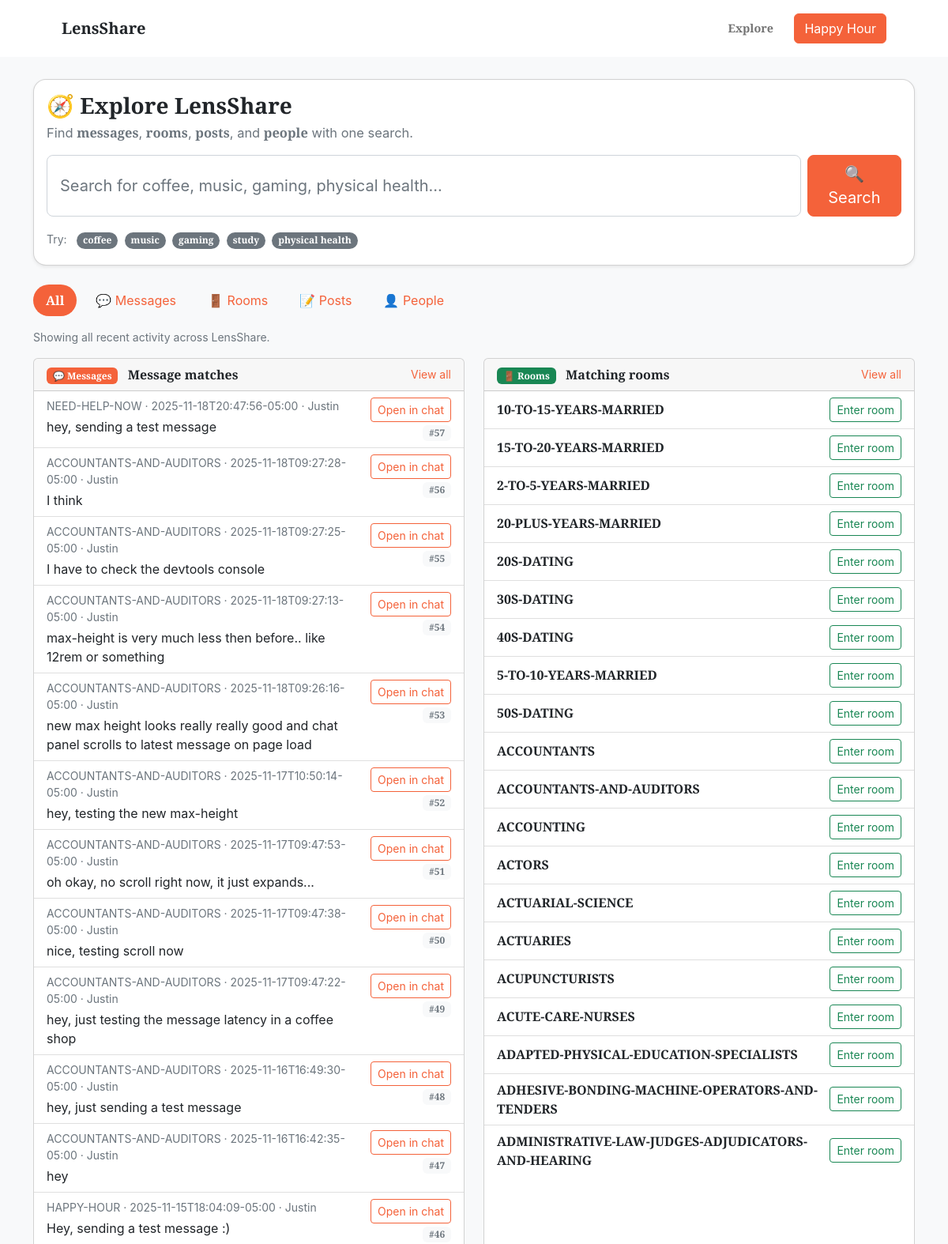
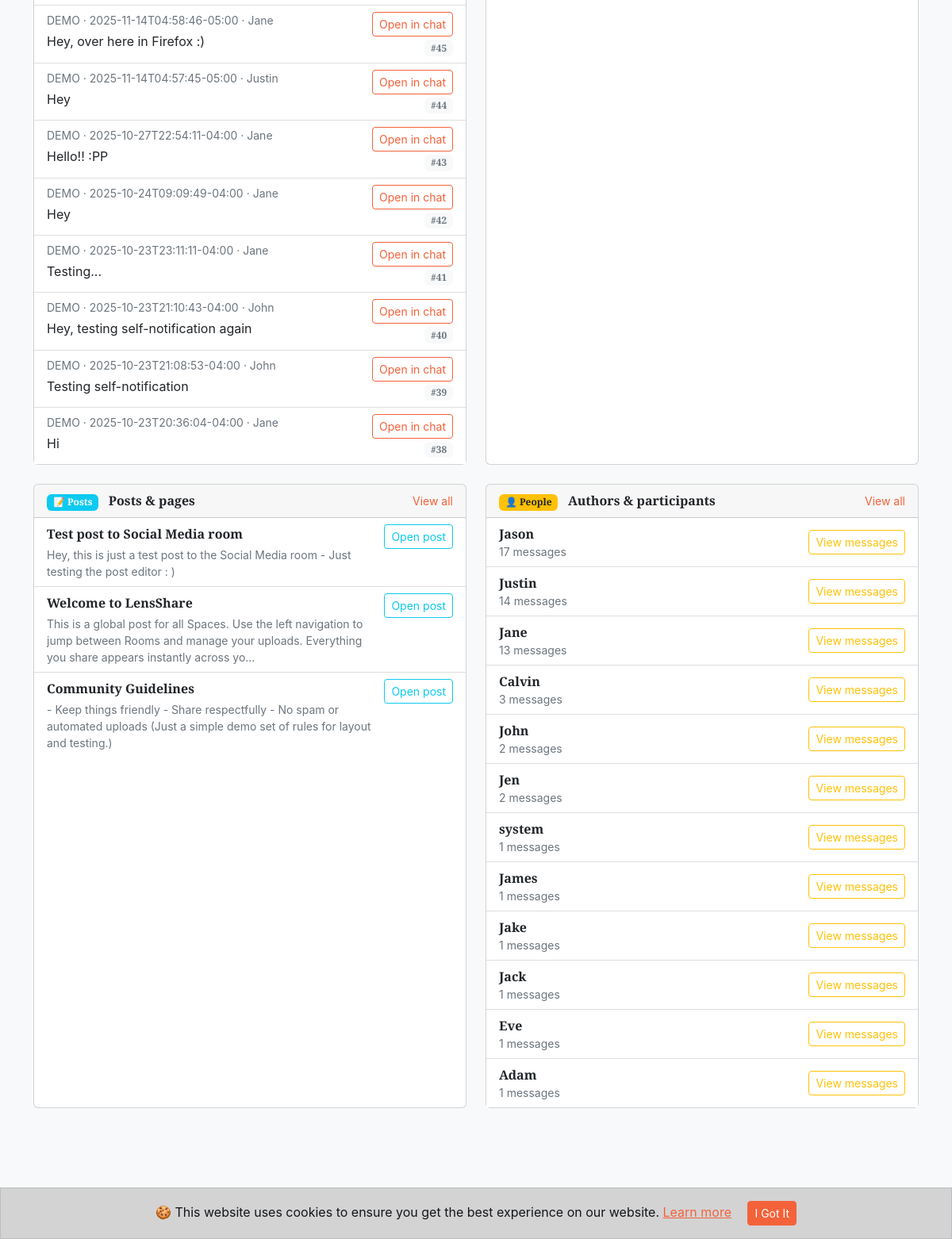
Screenshot of /search.php with the database file from the repository (2 pictures, top to bottom).
### tables this page shows
CREATE TABLE messages (
       id INTEGER PRIMARY KEY AUTOINCREMENT,
       room_id INTEGER NOT NULL,
       user TEXT NOT NULL,
       body TEXT NOT NULL,
       created_at TEXT NOT NULL, is_deleted INTEGER NOT NULL DEFAULT 0,
       FOREIGN KEY(room_id) REFERENCES rooms(id) ON DELETE CASCADE
     );

CREATE TABLE rooms (
       id INTEGER PRIMARY KEY AUTOINCREMENT,
       slug TEXT UNIQUE NOT NULL,
       name TEXT NOT NULL,
       created_at TEXT NOT NULL
     , is_active INTEGER NOT NULL DEFAULT 1);

CREATE TABLE posts (
       id INTEGER PRIMARY KEY AUTOINCREMENT,
       room_id INTEGER NOT NULL,
       title TEXT NOT NULL,
       body TEXT NOT NULL,
       created_at TEXT NOT NULL, is_archived INTEGER NOT NULL DEFAULT 0,
       FOREIGN KEY(room_id) REFERENCES rooms(id) ON DELETE CASCADE
     );

### search.php (the view, shortened to what the rows shown need)
<?php
$debug = true;
try {
    $db = new PDO('sqlite:' . env_db_path());
    $db->setAttribute(PDO::ATTR_ERRMODE, PDO::ERRMODE_EXCEPTION);
} catch (Throwable $e) {
    $db = null;
}
$q    = trim($_GET['q'] ?? '');
$type = $_GET['type'] ?? 'all';
$limitParam    = $_GET['limit'] ?? '';
$defaultLimit  = 20;
$limitAll      = false;
$limit         = $defaultLimit;
if ($limitParam === '') {
    $limitAll = false;
    $limit    = $defaultLimit;
} elseif ($limitParam === 'all') {
    $limitAll = true;
} else {
    $limitAll = false;
    $limit    = (int)$limitParam;
    if ($limit < 1)   { $limit = 1; }
    if ($limit > 1000){ $limit = 1000; }
}
$limitClause = $limitAll ? '' : (' LIMIT ' . $limit);
$messageResults = [];
$roomResults    = [];
$postResults    = [];
if ($db) {
    try {
        $like = '%' . $q . '%';
        if ($type === 'all' || $type === 'messages') {
            $sql = "
                SELECT m.id,
                       m.body,
                       m.created_at,
                       m.user,
                       r.slug AS room_slug,
                       r.name AS room_name
                FROM messages m
                JOIN rooms r ON r.id = m.room_id
                WHERE m.body LIKE :q
                   OR m.user LIKE :q
                ORDER BY m.created_at DESC
                $limitClause
            ";
            $stmt = $db->prepare($sql);
            $stmt->execute([':q' => $like]);
            $messageResults = $stmt->fetchAll(PDO::FETCH_ASSOC) ?: [];
        }
        if ($type === 'all' || $type === 'rooms') {
            $sql = "
                SELECT id, slug, name
                FROM rooms
                WHERE name LIKE :q
                ORDER BY name ASC
                $limitClause
            ";
            $stmt = $db->prepare($sql);
            $stmt->execute([':q' => $like]);
            $roomResults = $stmt->fetchAll(PDO::FETCH_ASSOC) ?: [];
        }
        if ($type === 'all' || $type === 'posts') {
            $sql = "
                SELECT p.id,
                       p.title,
                       SUBSTR(p.body, 1, 200) AS snippet,
                       p.room_id,
                       COALESCE(r.slug, 'main') AS room_slug
                FROM posts p
                LEFT JOIN rooms r ON r.id = p.room_id
                WHERE p.title LIKE :q
                   OR p.body LIKE :q
                ORDER BY p.id DESC
                $limitClause
            ";
            $stmt = $db->prepare($sql);
            $stmt->execute([':q' => $like]);
            $postResults = $stmt->fetchAll(PDO::FETCH_ASSOC) ?: [];
        }
    } catch (Throwable $e) {
        error_log('Search.php DB error: ' . $e->getMessage());
        if ($debug) {
            echo '<div style="padding:1rem; margin:1rem; border:1px solid red; font-family:monospace;">';
            echo '<strong>Search DB error:</strong><br>';
            echo htmlspecialchars($e->getMessage()) . '<br>';
            echo '<small>File: ' . htmlspecialchars($e->getFile()) . ' line ' . (int)$e->getLine() . '</small>';
            echo '</div>';
        } else {
            echo '<div class="alert alert-warning m-3">Search is temporarily unavailable.</div>';
        }
    }
}
?>
<!DOCTYPE html>
<html lang="en">
<head>
    <link href="https://cdn.jsdelivr.net/npm/bootstrap@5.3.3/dist/css/bootstrap.min.css" rel="stylesheet" />
    <link href="https://cdn.jsdelivr.net/npm/bootstrap-icons@1.5.0/font/bootstrap-icons.css" rel="stylesheet" />
    <link href="css/styles.css" rel="stylesheet" />
    <link href="css/custom.css" rel="stylesheet" />
</head>
<body>
    <main class="bg-light pb-4">
        <div class="container">
            <div class="card shadow-sm mb-4 search-hero-card">
                <div class="card-body">
                    <h1 class="h3 mb-1"><strong>🧭 Explore LensShare</strong></h1>
                </div>
            </div>
            <?php if ($db): ?>
                <?php if ($type === 'all'): ?>
                    <div class="row">
                        <div class="col-md-6 mb-4">
                            <div class="card h-100">
                                <div class="card-body p-0">
                                    <?php if (empty($messageResults)): ?>
                                        <p class="text-muted small m-3">No matching messages.</p>
                                    <?php else: ?>
                                        <div class="list-group list-group-flush">
                                            <?php foreach ($messageResults as $m): ?>
                                            <div class="list-group-item d-flex justify-content-between align-items-start">
                                                <div class="me-3">
                                                    <div class="small text-muted mb-1">
                                                        <?= htmlspecialchars($m['room_name']) ?> ·
                                                        <?= htmlspecialchars($m['created_at']) ?> ·
                                                        <?= htmlspecialchars($m['user']) ?>
                                                    </div>
                                                    <div>
                                                        <?= htmlspecialchars(mb_strimwidth($m['body'], 0, 140, '…')) ?>
                                                    </div>
                                                </div>
                                                <div class="d-flex flex-column align-items-end">
                                                    <a class="btn btn-sm btn-outline-primary mb-1"
                                                       href="room.php?room=<?= urlencode($m['room_slug']) ?>&focus=<?= (int)$m['id'] ?>">
                                                        Open in chat
                                                    </a>
                                                    <span class="badge bg-light text-muted small">
                                                        #<?= (int)$m['id'] ?>
                                                    </span>
                                                </div>
                                            </div>
                                            <?php endforeach; ?>
                                        </div>
                                    <?php endif; ?>
                                </div>
                            </div>
                        </div>
                        <div class="col-md-6 mb-4">
                            <div class="card h-100">
                                <div class="card-body p-0">
                                    <?php if (empty($roomResults)): ?>
                                        <p class="text-muted small m-3">No rooms found.</p>
                                    <?php else: ?>
                                        <div class="list-group list-group-flush">
                                            <?php foreach ($roomResults as $r): ?>
                                            <div class="list-group-item d-flex justify-content-between align-items-center">
                                                <div>
                                                    <div class="fw-semibold">
                                                        <?= htmlspecialchars($r['name']) ?>
                                                    </div>
                                                </div>
                                                <a class="btn btn-sm btn-outline-success"
                                                   href="room.php?room=<?= urlencode($r['slug']) ?>">
                                                    Enter room
                                                </a>
                                            </div>
                                            <?php endforeach; ?>
                                        </div>
                                    <?php endif; ?>
                                </div>
                            </div>
                        </div>
                        <div class="col-md-6 mb-4">
                            <div class="card h-100">
                                <div class="card-body p-0">
                                    <?php if (empty($postResults)): ?>
                                        <p class="text-muted small m-3">No posts match this search.</p>
                                    <?php else: ?>
                                        <div class="list-group list-group-flush">
                                            <?php foreach ($postResults as $p): ?>
                                            <div class="list-group-item d-flex justify-content-between align-items-start">
                                                <div class="me-3">
                                                    <div class="fw-semibold mb-1">
                                                        <?= htmlspecialchars($p['title']) ?>
                                                    </div>
                                                    <div class="small text-muted">
                                                        <?= htmlspecialchars(mb_strimwidth($p['snippet'], 0, 160, '…')) ?>
                                                    </div>
                                                </div>
                                                <a class="btn btn-sm btn-outline-info"
                                                   href="room.php?room=<?= urlencode($p['room_slug']) ?>&view=post&post=<?= (int)$p['id'] ?>">
                                                    Open post
                                                </a>
                                            </div>
                                            <?php endforeach; ?>
                                        </div>
                                    <?php endif; ?>
                                </div>
                            </div>
                        </div>
                    </div>
                <?php endif; ?>
            <?php endif; ?>
        </div>
    </main>
</body>
</html>

### rows the page displays
messages: room.name "NEED-HELP-NOW", created_at "2025-11-18T20:47:56-05:00", user "Justin", body "hey, sending a test message", id "57"
messages: room.name "ACCOUNTANTS-AND-AUDITORS", created_at "2025-11-18T09:27:28-05:00", user "Justin", body "I think", id "56"
messages: room.name "ACCOUNTANTS-AND-AUDITORS", created_at "2025-11-18T09:27:25-05:00", user "Justin", body "I have to check the devtools console", id "55"
messages: room.name "ACCOUNTANTS-AND-AUDITORS", created_at "2025-11-18T09:27:13-05:00", user "Justin", body "max-height is very much less then before.. like 12rem or something", id "54"
messages: room.name "ACCOUNTANTS-AND-AUDITORS", created_at "2025-11-18T09:26:16-05:00", user "Justin", body "new max height looks really really good and chat panel scrolls to latest message on page load", id "53"
messages: room.name "ACCOUNTANTS-AND-AUDITORS", created_at "2025-11-17T10:50:14-05:00", user "Justin", body "hey, testing the new max-height", id "52"
messages: room.name "ACCOUNTANTS-AND-AUDITORS", created_at "2025-11-17T09:47:53-05:00", user "Justin", body "oh okay, no scroll right now, it just expands...", id "51"
messages: room.name "ACCOUNTANTS-AND-AUDITORS", created_at "2025-11-17T09:47:38-05:00", user "Justin", body "nice, testing scroll now", id "50"
messages: room.name "ACCOUNTANTS-AND-AUDITORS", created_at "2025-11-17T09:47:22-05:00", user "Justin", body "hey, just testing the message latency in a coffee shop", id "49"
messages: room.name "ACCOUNTANTS-AND-AUDITORS", created_at "2025-11-16T16:49:30-05:00", user "Justin", body "hey, just sending a test message", id "48"
messages: room.name "ACCOUNTANTS-AND-AUDITORS", created_at "2025-11-16T16:42:35-05:00", user "Justin", body "hey", id "47"
messages: room.name "HAPPY-HOUR", created_at "2025-11-15T18:04:09-05:00", user "Justin", body "Hey, sending a test message :)", id "46"
messages: room.name "DEMO", created_at "2025-11-14T04:58:46-05:00", user "Jane", body "Hey, over here in Firefox :)", id "45"
messages: room.name "DEMO", created_at "2025-11-14T04:57:45-05:00", user "Justin", body "Hey", id "44"
messages: room.name "DEMO", created_at "2025-10-27T22:54:11-04:00", user "Jane", body "Hello!! :PP", id "43"
messages: room.name "DEMO", created_at "2025-10-24T09:09:49-04:00", user "Jane", body "Hey", id "42"
messages: room.name "DEMO", created_at "2025-10-23T23:11:11-04:00", user "Jane", body "Testing...", id "41"
messages: room.name "DEMO", created_at "2025-10-23T21:10:43-04:00", user "John", body "Hey, testing self-notification again", id "40"
messages: room.name "DEMO", created_at "2025-10-23T21:08:53-04:00", user "John", body "Testing self-notification", id "39"
messages: room.name "DEMO", created_at "2025-10-23T20:36:04-04:00", user "Jane", body "Hi", id "38"
rooms: name "10-TO-15-YEARS-MARRIED"
rooms: name "15-TO-20-YEARS-MARRIED"
rooms: name "2-TO-5-YEARS-MARRIED"
rooms: name "20-PLUS-YEARS-MARRIED"
rooms: name "20S-DATING"
rooms: name "30S-DATING"
rooms: name "40S-DATING"
rooms: name "5-TO-10-YEARS-MARRIED"
rooms: name "50S-DATING"
rooms: name "ACCOUNTANTS"
rooms: name "ACCOUNTANTS-AND-AUDITORS"
rooms: name "ACCOUNTING"
rooms: name "ACTORS"
rooms: name "ACTUARIAL-SCIENCE"
rooms: name "ACTUARIES"
rooms: name "ACUPUNCTURISTS"
rooms: name "ACUTE-CARE-NURSES"
rooms: name "ADAPTED-PHYSICAL-EDUCATION-SPECIALISTS"
rooms: name "ADHESIVE-BONDING-MACHINE-OPERATORS-AND-TENDERS"
rooms: name "ADMINISTRATIVE-LAW-JUDGES-ADJUDICATORS-AND-HEARING"
posts: title "Test post to Social Media room", snippet "Hey, this is just a test post to the Social Media room - Just testing the post editor : )"
posts: title "Welcome to LensShare", snippet "This is a global post for all Spaces. Use the left navigation to jump between Rooms and manage your uploads. Everything you share appears instantly across yo…"
posts: title "Community Guidelines", snippet "- Keep things friendly - Share respectfully - No spam or automated uploads (Just a simple demo set of rules for layout and testing.)"

### other values shown
$suggest "coffee"
$suggest "music"
$suggest "gaming"
$suggest "study"
$suggest "physical health"
$tLabel "All"
$tLabel "💬 Messages"
$tLabel "🚪 Rooms"
$tLabel "📝 Posts"
$tLabel "👤 People"
$person['user'] "Jason"
$person['message_count'] "17"
$person['user'] "Justin"
$person['message_count'] "14"
$person['user'] "Jane"
